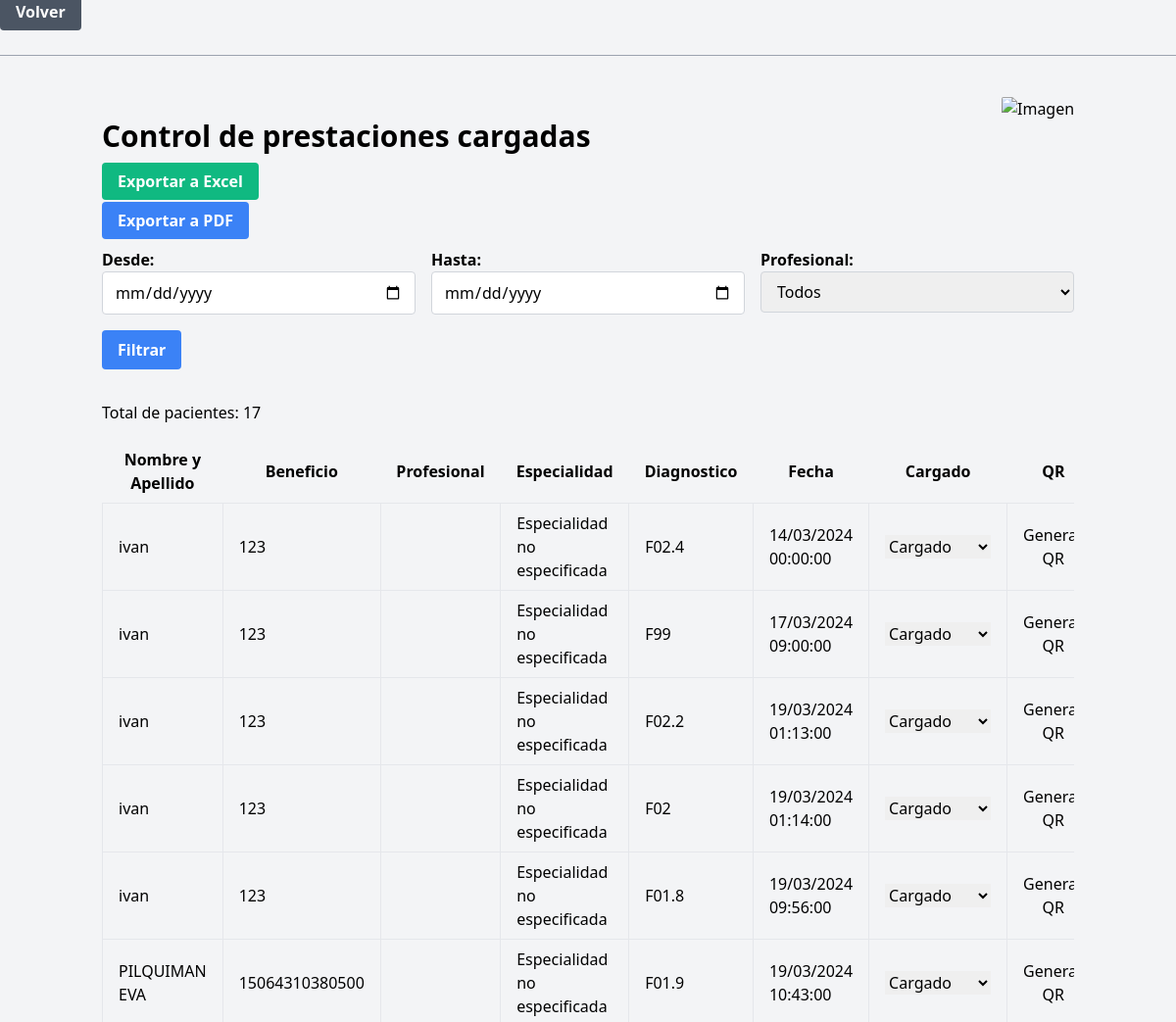
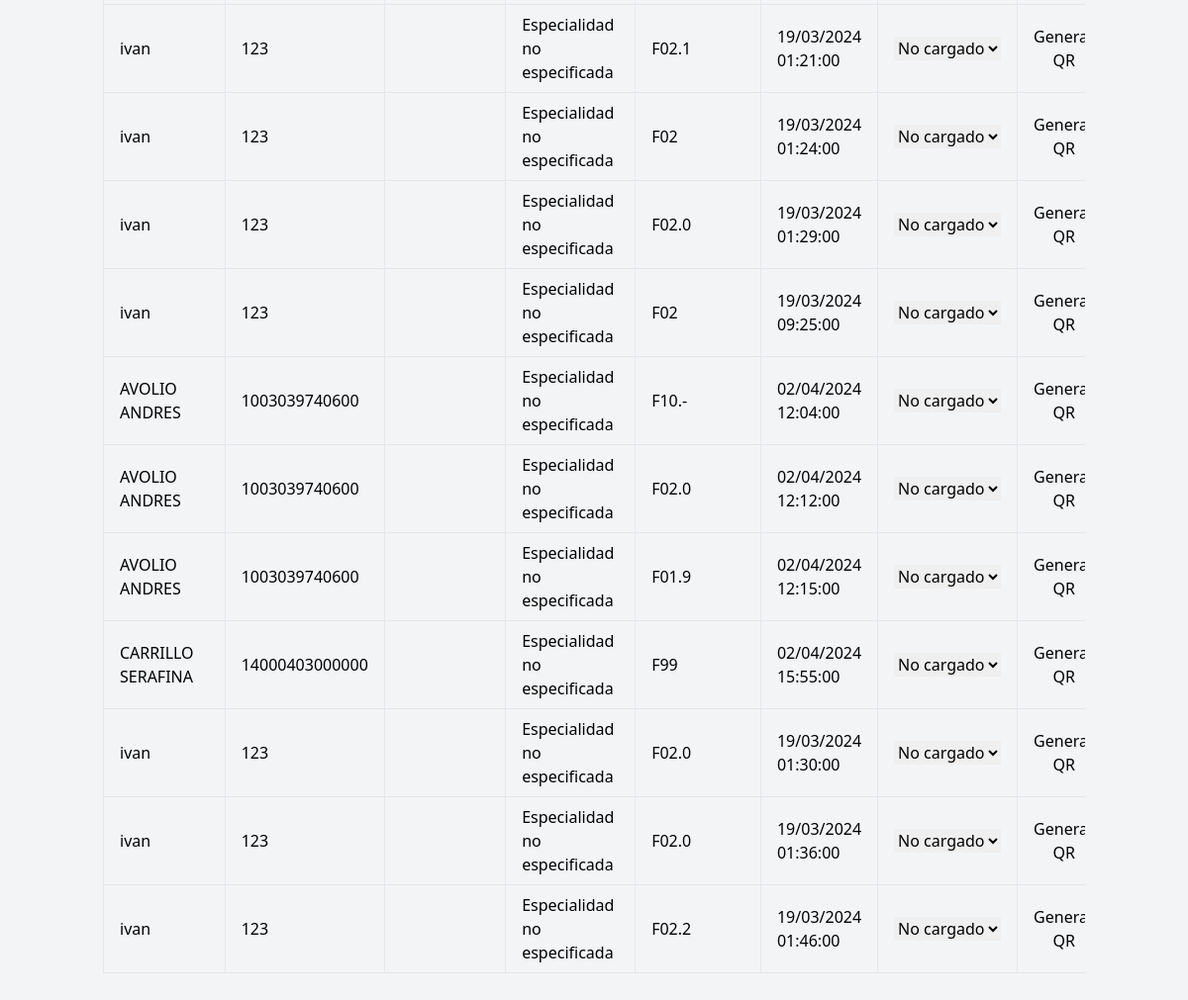
The page /tablaOME/tablaOME.php (signed in) on the database as committed earlier (2 pictures, top to bottom).
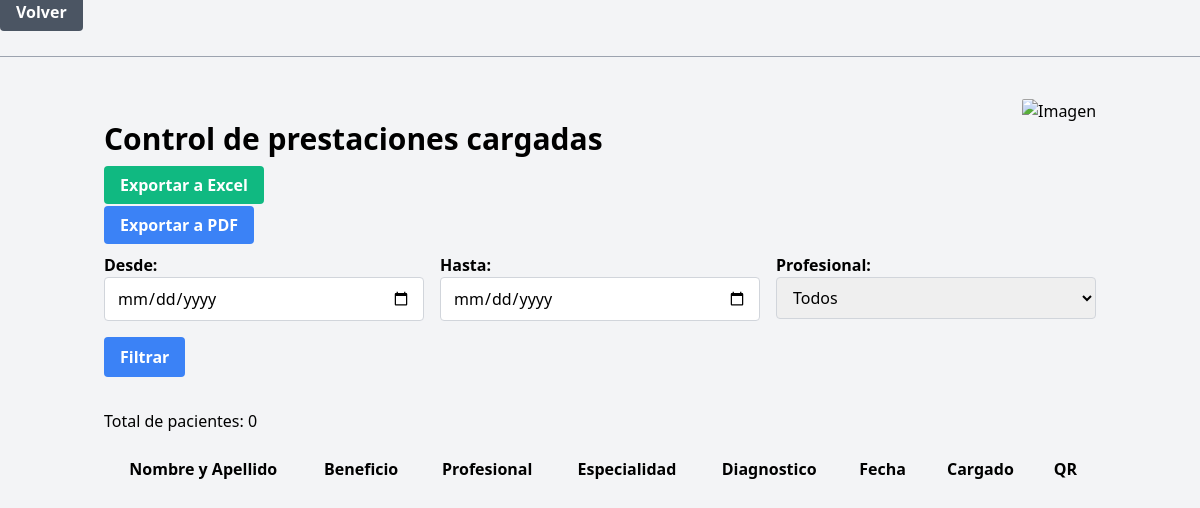
The same page on the database as committed later.
### tables this page shows
CREATE TABLE `paciente` (
  `cod_paci` int(11) NOT NULL,
  `nombreYapellido` varchar(255) NOT NULL,
  `benef` bigint(255) NOT NULL,
  `cod_prof` int(255) NOT NULL,
  `cod_practica` int(255) NOT NULL,
  `fecha` datetime NOT NULL,
  `cod_diag` varchar(255) NOT NULL,
  `cargado` varchar(255) NOT NULL DEFAULT 'no_cargado'
);

### controlador/control_paciente.php (called while the page is built, shortened)
<?php
require_once '../modelo/paciente.php';
function obtenerPacientesConFiltro($fecha_desde, $fecha_hasta, $profesional) {
    global $conn;
    $sql = "SELECT * FROM paciente WHERE 1";
    $sql .= " ORDER BY cargado ASC, cod_prof ASC";
    $result = $conn->query($sql);
    if ($result->num_rows > 0) {
        $pacientes = array();
        while ($row = $result->fetch_assoc()) {
            $pacientes[] = $row;
        }
        return $pacientes;
    } else {
        return array();
    }
}
function obtenerEspecialidadProfesional($cod_prof)
{
    global $conn;
    $sql = "SELECT especialidad FROM prof WHERE cod_prof = ?";
    $stmt = $conn->prepare($sql);
    $stmt->bind_param("i", $cod_prof);
    $stmt->execute();
    $result = $stmt->get_result();
    if ($result->num_rows > 0) {
        $row = $result->fetch_assoc();
        return $row['especialidad'];
    } else {
        return "Especialidad no especificada";
    }
}
?>

### tablaOME/tablaOME.php (the view, shortened to what the changed rows need)
<?php
require_once '../controlador/control_paciente.php';
$fecha_desde = isset ($_GET['fecha_desde']) ? $_GET['fecha_desde'] : '';
$fecha_hasta = isset ($_GET['fecha_hasta']) ? $_GET['fecha_hasta'] : '';
$profesional = isset ($_GET['profesional']) ? $_GET['profesional'] : '';
$pacientes = obtenerPacientesConFiltro($fecha_desde, $fecha_hasta, $profesional);
$totalPacientes = count($pacientes);
?>
<!DOCTYPE html>
<html lang="es">
<head>
    <link href="https://cdn.jsdelivr.net/npm/tailwindcss@2.2.19/dist/tailwind.min.css" rel="stylesheet">
</head>
<body class="bg-gray-100">
    <div class="container mx-auto px-4 py-8 relative">
        <img src="../img/exportar_excel.bmp" alt="Imagen" class="image-top-right hidden sm:block">
        <h2 class="text-3xl font-semibold mb-4">Control de prestaciones cargadas</h2>
        <div class="mb-4">
            <a href="generar_reporte_excel.php?fecha_desde=<?php echo $fecha_desde; ?>&fecha_hasta=<?php echo $fecha_hasta; ?>&profesional=<?php echo $profesional; ?>"
                class="bg-green-500 hover:bg-green-700 text-white font-bold py-2 px-4 rounded">Exportar a Excel</a>
        </div>
        <div class="mb-4">
            <a href="generar_reporte_pdf.php?fecha_desde=<?php echo $fecha_desde; ?>&fecha_hasta=<?php echo $fecha_hasta; ?>&profesional=<?php echo $profesional; ?>"
                class="bg-blue-500 hover:bg-blue-700 text-white font-bold py-2 px-4 rounded">Exportar a PDF</a>
        </div>
        <form method="GET" class="mb-8">
            <div class="grid grid-cols-1 sm:grid-cols-2 md:grid-cols-3 gap-4">
            </div>
        </form>
        <p class="mb-4">Total de pacientes:
            <?php echo $totalPacientes; ?>
        </p>
        <div class="overflow-x-auto">
            <table class="table-auto w-full">
                <thead>
                    <tr>
                        <th class="px-4 py-2">Nombre y Apellido</th>
                        <th class="px-4 py-2">Beneficio</th>
                        <th class="px-4 py-2">Profesional</th>
                        <th class="px-4 py-2">Especialidad</th>
                        <th class="px-4 py-2">Diagnostico</th>
                        <th class="px-4 py-2">Fecha</th>
                        <th class="px-4 py-2">Cargado</th>
                        <th class="px-4 py-2">QR</th>
                    </tr>
                </thead>
                <tbody>
                    <?php
                    $pacientes = obtenerPacientesConFiltro($fecha_desde, $fecha_hasta, $profesional);
                    foreach ($pacientes as $paciente) {
                        echo "<tr>";
                        echo "<td class='border px-4 py-2'>" . $paciente["nombreYapellido"] . "</td>";
                        echo "<td class='border px-4 py-2'>" . $paciente["benef"] . "</td>";
                        echo "<td class='border px-4 py-2'>" . obtenerNombreProfesional($paciente["cod_prof"]) . "</td>";
                        echo "<td class='border px-4 py-2'>" . obtenerEspecialidadProfesional($paciente["cod_prof"]) . "</td>";
                        echo "<td class='border px-4 py-2'>" . $paciente["cod_diag"] . "</td>";
                        echo "<td class='border px-4 py-2'>" . date('d/m/Y H:i:s', strtotime($paciente["fecha"])) . "</td>";
                        echo "<td class='border px-4 py-2'>";
                        echo "<form method='post'>";
                        echo "<select name='nuevo_estado' onchange='this.form.submit()'>";
                        echo "<option value='no_cargado'" . ($paciente["cargado"] == 'no_cargado' ? " selected" : "") . ">No cargado</option>";
                        echo "<option value='cargado'" . ($paciente["cargado"] == 'cargado' ? " selected" : "") . ">Cargado</option>";
                        echo "</select>";
                        echo "</form>";
                        echo "</td>";
                        echo "<td class='border px-4 py-2'>";
                        echo "<form method='post' action='qr.php' target='_blank'> ";
                        echo "<button type='submit'>Generar QR</button>";
                        echo "</form>";
                        echo "</td>";
                        echo "</tr>";
                    }
                    ?>
                </tbody>
            </table>
        </div>
</body>
</html>

Rows that differ between the two databases and show on the page:
removed paciente: nombreYapellido "ivan", benef "123", cod_prof "Especialidad no especificada", cod_diag "F02.4", fecha "14/03/2024 00:00:00", nuevo_estado "Cargado"
removed paciente: nombreYapellido "ivan", benef "123", cod_prof "Especialidad no especificada", cod_diag "F99", fecha "17/03/2024 09:00:00", nuevo_estado "Cargado"
removed paciente: nombreYapellido "ivan", benef "123", cod_prof "Especialidad no especificada", cod_diag "F02.2", fecha "19/03/2024 01:13:00", nuevo_estado "Cargado"
removed paciente: nombreYapellido "ivan", benef "123", cod_prof "Especialidad no especificada", cod_diag "F02", fecha "19/03/2024 01:14:00", nuevo_estado "Cargado"
removed paciente: nombreYapellido "ivan", benef "123", cod_prof "Especialidad no especificada", cod_diag "F01.8", fecha "19/03/2024 09:56:00", nuevo_estado "Cargado"
removed paciente: nombreYapellido "PILQUIMAN EVA", benef "15064310380500", cod_prof "Especialidad no especificada", cod_diag "F01.9", fecha "19/03/2024 10:43:00", nuevo_estado "Cargado"
removed paciente: nombreYapellido "ivan", benef "123", cod_prof "Especialidad no especificada", cod_diag "F02.1", fecha "19/03/2024 01:21:00", nuevo_estado "No cargado"
removed paciente: nombreYapellido "ivan", benef "123", cod_prof "Especialidad no especificada", cod_diag "F02", fecha "19/03/2024 01:24:00", nuevo_estado "No cargado"
removed paciente: nombreYapellido "ivan", benef "123", cod_prof "Especialidad no especificada", cod_diag "F02.0", fecha "19/03/2024 01:29:00", nuevo_estado "No cargado"
removed paciente: nombreYapellido "ivan", benef "123", cod_prof "Especialidad no especificada", cod_diag "F02", fecha "19/03/2024 09:25:00", nuevo_estado "No cargado"
removed paciente: nombreYapellido "AVOLIO ANDRES", benef "1003039740600", cod_prof "Especialidad no especificada", cod_diag "F10.-", fecha "02/04/2024 12:04:00", nuevo_estado "No cargado"
removed paciente: nombreYapellido "AVOLIO ANDRES", benef "1003039740600", cod_prof "Especialidad no especificada", cod_diag "F02.0", fecha "02/04/2024 12:12:00", nuevo_estado "No cargado"
removed paciente: nombreYapellido "AVOLIO ANDRES", benef "1003039740600", cod_prof "Especialidad no especificada", cod_diag "F01.9", fecha "02/04/2024 12:15:00", nuevo_estado "No cargado"
removed paciente: nombreYapellido "CARRILLO SERAFINA", benef "14000403000000", cod_prof "Especialidad no especificada", cod_diag "F99", fecha "02/04/2024 15:55:00", nuevo_estado "No cargado"
removed paciente: nombreYapellido "ivan", benef "123", cod_prof "Especialidad no especificada", cod_diag "F02.0", fecha "19/03/2024 01:30:00", nuevo_estado "No cargado"
removed paciente: nombreYapellido "ivan", benef "123", cod_prof "Especialidad no especificada", cod_diag "F02.0", fecha "19/03/2024 01:36:00", nuevo_estado "No cargado"
removed paciente: nombreYapellido "ivan", benef "123", cod_prof "Especialidad no especificada", cod_diag "F02.2", fecha "19/03/2024 01:46:00", nuevo_estado "No cargado"
Other text that changed with them:
$totalPacientes: "17" → "0"
